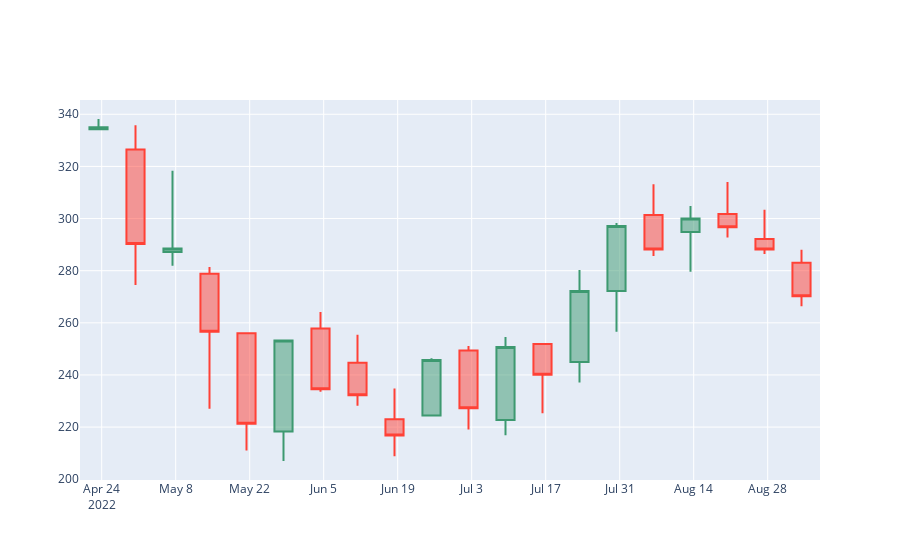

The notebook cell saved with this chart:
### Code cell
plot_candles(tsla_weekly, show_afterhours=True)
# plot_line(short_call, value='profit', show_afterhours=True)
# plot_line(short_call, value='running profit', show_afterhours=True)
